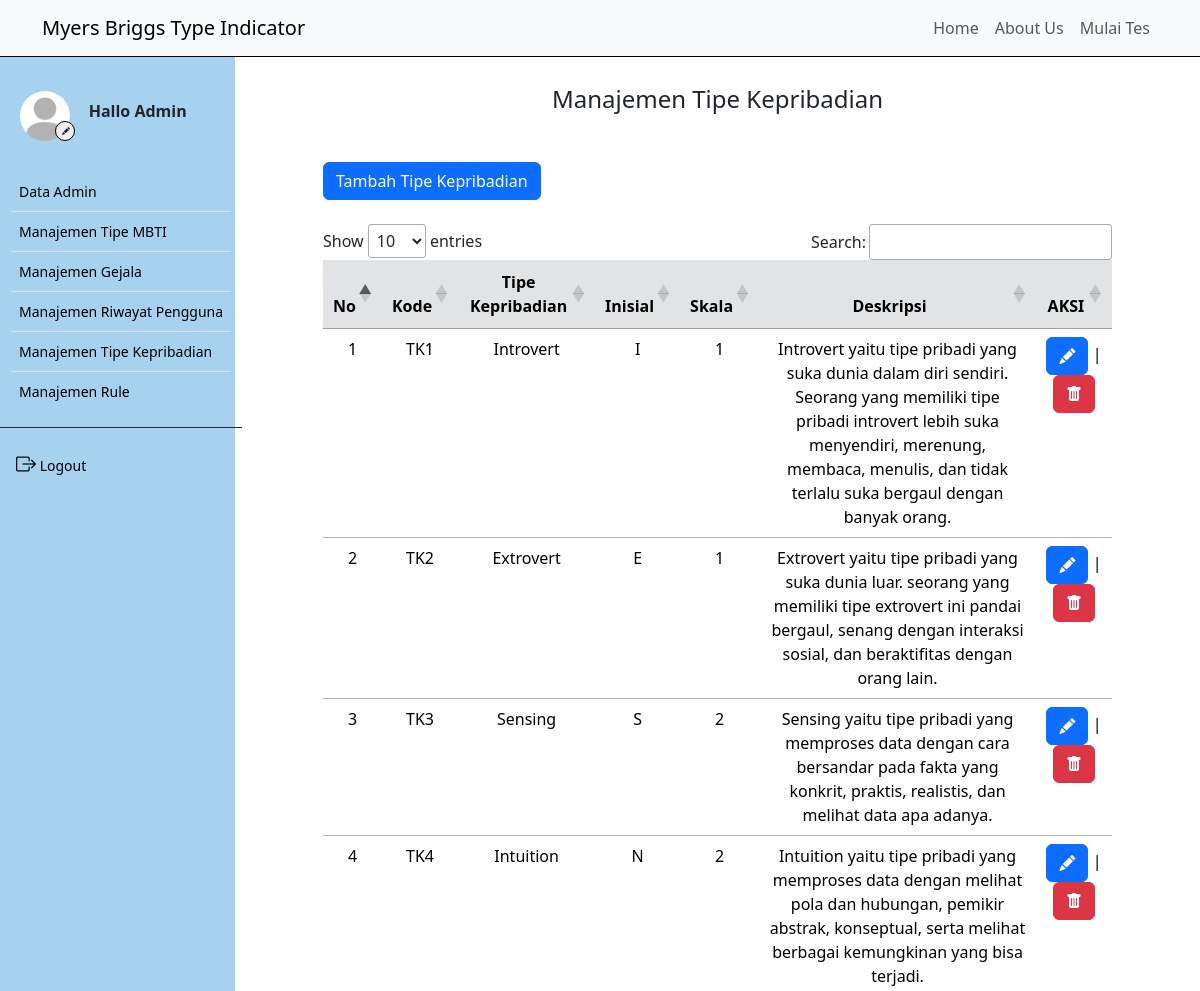
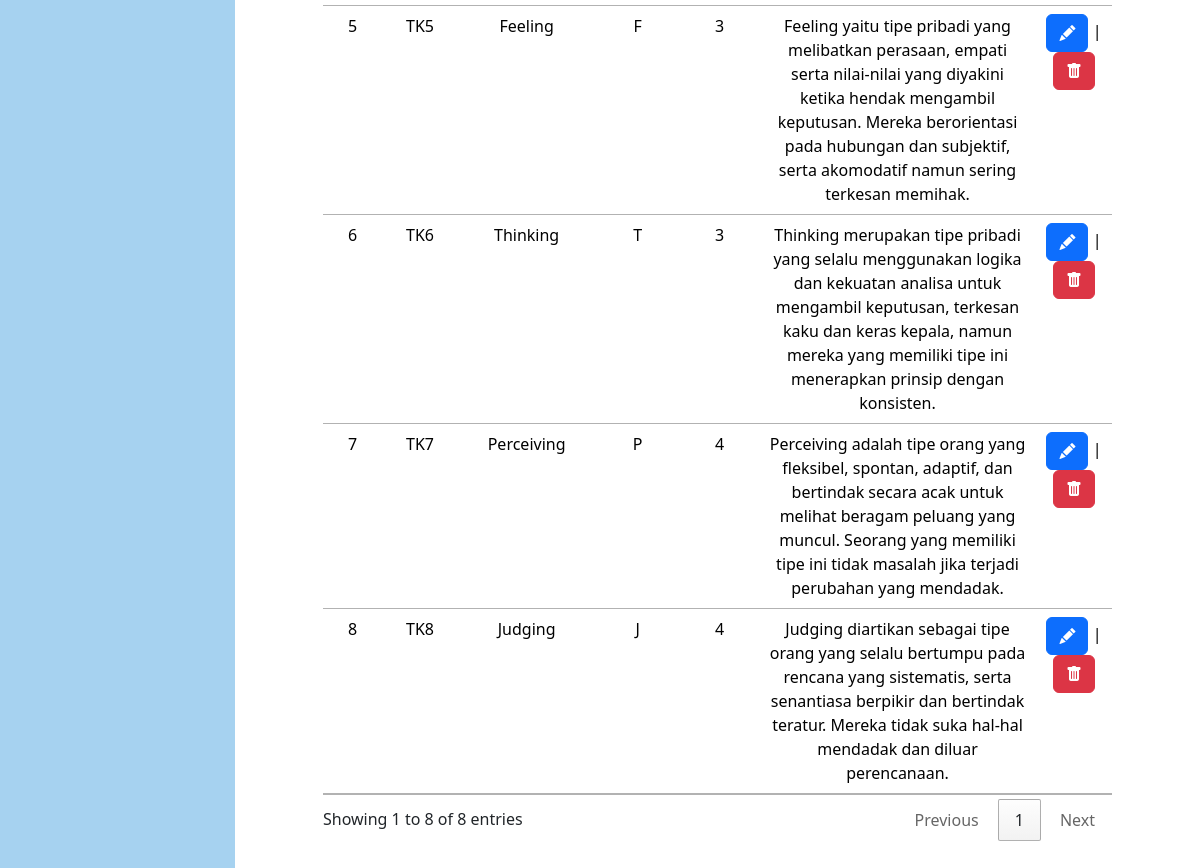
The page /tipe_kepribadian/index.php (signed in) on the database its author committed (2 pictures, top to bottom).
### tables this page shows
CREATE TABLE `tp_kepribadian` (
  `id_kepribadian` int(11) NOT NULL,
  `kode_kepribadian` varchar(20) NOT NULL,
  `kepribadian` varchar(30) NOT NULL,
  `inisial` varchar(10) NOT NULL,
  `skala` int(5) NOT NULL,
  `deskripsi` text NOT NULL
);

### controller/main.php (called while the page is built, shortened)
<?php
$conn = mysqli_connect("localhost", "root", "", "mbti");
function query($query)
{
    global $conn;
    $result = mysqli_query($conn, $query);
    $rows = [];
    while ($row = mysqli_fetch_assoc($result)) {
        $rows[] = $row;
    }
    return $rows;
}
function generateRandomKey()
{
    $keyLength = 32;
    $randomBytes = openssl_random_pseudo_bytes($keyLength, $strong);
    if (!$strong) {
        $randomBytes = random_bytes($keyLength);
    }
    return base64_encode($randomBytes);
}
function enkripsi($kata)
{
    $key = generateRandomKey();
    $string = openssl_encrypt($kata, 'AES-256-CBC', $key, 0, substr($key, 0, 16));
    $hasilEnkripsi = base64_encode($key . $string);
    return $hasilEnkripsi;
}
?>

### tipe_kepribadian/index.php (the view, shortened to what this page needs)
<?php
    require_once '../controller/main.php';
    $kepribadian = query("SELECT * FROM tp_kepribadian ORDER BY CAST(skala AS SIGNED)");
?>
<!DOCTYPE html>
<html lang="en">
<head>
    <link href="https://cdn.jsdelivr.net/npm/bootstrap@5.3.2/dist/css/bootstrap.min.css" rel="stylesheet"
 />
    <link rel="stylesheet" href="https://cdn.jsdelivr.net/npm/bootstrap-icons@1.9.1/font/bootstrap-icons.css" />
    <link rel="stylesheet" href="https://cdn.datatables.net/1.13.4/css/jquery.dataTables.min.css">
    <link rel="stylesheet" href="../style.css">
</head>
<body>
    <div class="content">
        <?php
        require_once('../navbar/navbar_inside.php');
        ?>
        <div class="main-container m-0">
            <div class="d-flex">
                <?php
                require_once('../navbar/sidebar_inside.php');
                ?>
                <div class="contents" style="margin: 75px 0; padding: 10px 40px;">
                    <h4 class="text-center">Manajemen Tipe Kepribadian</h4>
                    <div class="ms-5 mt-5">
                        <a href="../tipe_kepribadian/input.php">
                            <button class="btn btn-primary">Tambah Tipe Kepribadian</button>
                        </a>
                    </div>
                    <div class="tabel mx-5 mt-4">
                        <table id="example" class="table table-hover text-center">
                            <thead>
                                <tr class="table-secondary">
                                    <th class="text-center" scope="col">No</th>
                                    <th class="text-center" scope="col">Kode</th>
                                    <th class="text-center" scope="col">Tipe Kepribadian</th>
                                    <th class="text-center" scope="col">Inisial</th>
                                    <th class="text-center" scope="col">Skala</th>
                                    <th class="text-center" scope="col">Deskripsi</th>
                                    <th class="text-center" scope="col">AKSI</th>
                                </tr>
                            </thead>
                            <tbody>
                                <?php
                                    $i = 1;
                                    foreach($kepribadian as $k) :
                                ?>
                                    <tr>
                                        <td>
                                            <?= $i; ?>
                                        </td>
                                        <td>
                                            <?= $k['kode_kepribadian']; ?>
                                        </td>
                                        <td>
                                            <?= $k['kepribadian']; ?>
                                        </td>
                                        <td>
                                            <?= $k['inisial']; ?>
                                        </td>
                                        <td>
                                            <?= $k['skala']; ?>
                                        </td>
                                        <td>
                                            <?= $k['deskripsi']; ?>
                                        </td>
                                        <td>
                                            <a class="text-decoration-none" href="edit.php?id=<?= enkripsi($k['id_kepribadian']); ?>">
                                                <button class="btn btn-primary"><i class="bi bi-pencil-fill"></i></button>
                                            </a>
                                            |
                                            <a class="delete bg-danger" id="delete"
                                                onclick="confirmDelete(<?= $k['id_kepribadian']; ?>)">
                                                <button class="btn btn-danger"><i class="bi bi-trash-fill"></i></button>
                                            </a>
                                        </td>
                                    </tr>
                                <?php
                                    $i++;
                                    endforeach;
                                ?>
                            </tbody>
                        </table>
                    </div>
                </div>
            </div>
        </div>
</body>
</html>

### style.css (style rules this page uses)
.content, .contents { min-height: 100vh; width: 100%; }

### rows shown on the page
tp_kepribadian: kode_kepribadian "TK1", kepribadian "Introvert", inisial "I", skala "1", deskripsi "Introvert yaitu tipe pribadi yang suka dunia dalam diri sendiri. Seorang yang memiliki tipe pribadi introvert lebih suka menyendiri, merenung, membaca, menulis, dan tidak terlalu suka bergaul dengan banyak orang."
tp_kepribadian: kode_kepribadian "TK2", kepribadian "Extrovert", inisial "E", skala "1", deskripsi "Extrovert yaitu tipe pribadi yang suka dunia luar. seorang yang memiliki tipe extrovert ini pandai bergaul, senang dengan interaksi sosial, dan beraktifitas dengan orang lain."
tp_kepribadian: kode_kepribadian "TK3", kepribadian "Sensing", inisial "S", skala "2", deskripsi "Sensing yaitu tipe pribadi yang memproses data dengan cara bersandar pada fakta yang konkrit, praktis, realistis, dan melihat data apa adanya."
tp_kepribadian: kode_kepribadian "TK4", kepribadian "Intuition", inisial "N", skala "2", deskripsi "Intuition yaitu tipe pribadi yang memproses data dengan melihat pola dan hubungan, pemikir abstrak, konseptual, serta melihat berbagai kemungkinan yang bisa terjadi."
tp_kepribadian: kode_kepribadian "TK5", kepribadian "Feeling", inisial "F", skala "3", deskripsi "Feeling yaitu tipe pribadi yang melibatkan perasaan, empati serta nilai-nilai yang diyakini ketika hendak mengambil keputusan. Mereka berorientasi pada hubungan dan subjektif, serta akomodatif namun sering terkesan memihak."
tp_kepribadian: kode_kepribadian "TK6", kepribadian "Thinking", inisial "T", skala "3", deskripsi "Thinking merupakan tipe pribadi yang selalu menggunakan logika dan kekuatan analisa untuk mengambil keputusan, terkesan kaku dan keras kepala, namun mereka yang memiliki tipe ini menerapkan prinsip dengan konsisten."
tp_kepribadian: kode_kepribadian "TK7", kepribadian "Perceiving", inisial "P", skala "4", deskripsi "Perceiving adalah tipe orang yang fleksibel, spontan, adaptif, dan bertindak secara acak untuk melihat beragam peluang yang muncul. Seorang yang memiliki tipe ini tidak masalah jika terjadi perubahan yang mendadak."
tp_kepribadian: kode_kepribadian "TK8", kepribadian "Judging", inisial "J", skala "4", deskripsi "Judging diartikan sebagai tipe orang yang selalu bertumpu pada rencana yang sistematis, serta senantiasa berpikir dan bertindak teratur. Mereka tidak suka hal-hal mendadak dan diluar perencanaan."
